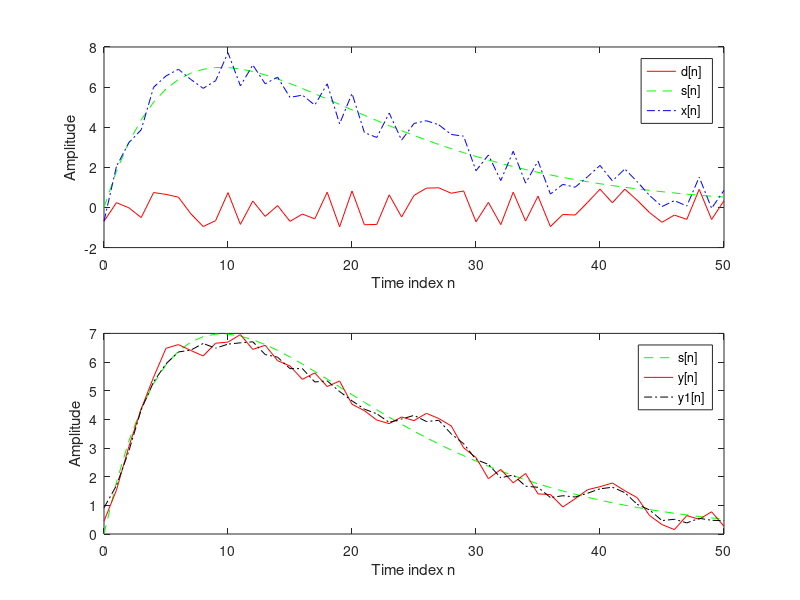

Write MATLAB code to recreate this figure.
clf;
R = 51;
d =  2*(rand(R,1) - 0.5);%Tín hiệu nhiễu ngẫu nhiên nên luôn thay đổi
m = 0:R-1;
s = 2*m.*(0.9.^m); % Tín hiệu ban đầu
x = s+d';%Tín hiệu bị nhiễu

subplot(2,1,1)
plot(m,d', "-r", m, s, "g--", m, x, "b-.")
xlabel('Time index n');
ylabel('Amplitude');
legend('d[n] ','s[n] ','x[n] ');

x1 = [0 0 0 0 x]; %x(n-2)
x2 = [0 0 0 x 0]; %x(n-1)
x3 = [0 0 x 0 0]; %x(n)
x4 = [0 x 0 0 0]; %x(n+1)
x5 = [x 0 0 0 0]; %x(n+2)
y = (x2 + x3 + x4)/3; %Khử nhiễu bằng tb 3 tín hiệu
y1 = (x1 + x2 + x3 +x4 + x5)/5; %Khử nhiễu bằng tb 5 tín hiệu

subplot(2,1,2);
plot(m,s,'g--',m,y(3:R+2),'r-', m,y1(3:R+2),"k-." ); 
% y từ vị trí 3 đến r+2 vì thêm 2 số 0 nên dịch trung tâm của đoạn
legend( 's[n] ','y[n] ','y1[n]');
xlabel('Time index n');ylabel('Amplitude');
